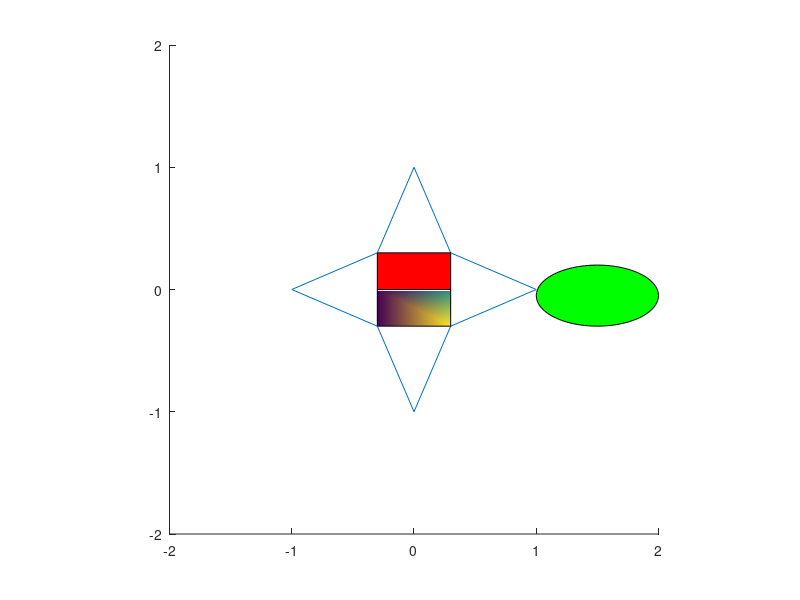

Reproduce this figure in MATLAB.
% example script using plotting primitives
%
close
axis([-2  ,2, -2, 2]);
axis equal;  % this ensures that the view aspect ration is the same as 
%              physical aspect ratio.
hold on
X = [ 1 0.3  0  -0.3 -1  -0.3   0  0.3  1 ];
Y = [ 0 0.3  1   0.3  0  -0.3  -1 -0.3  0 ];
line (X , Y );
pause( 2) ;
XX = [ -0.3 0.3 0.3  -0.3 ] ;
YY = [ 0.3 0.3 0.0 0.0 ]
fill ( XX , YY ,'r' )
pause( 2) ;
YY = YY -0.3 ;
C = [ 0 ;1 ;2 ;0 ];
patch ( XX , YY ,C ) % fill3 can also be used with same arguments here.
pause( 2) ;
% note below that almost all graphics object creation function can be called 
% in the following manner to return a graphics handle (h), which can then be
% used for setting the properties of that object
h=rectangle('Position',[ 1.0 ,-0.3 , 1.0 , 0.5] );
pause(2);
set( h,'Curvature', [ 1 1 ]  );
set ( h, 'FaceColor','green' ) ;
hold off